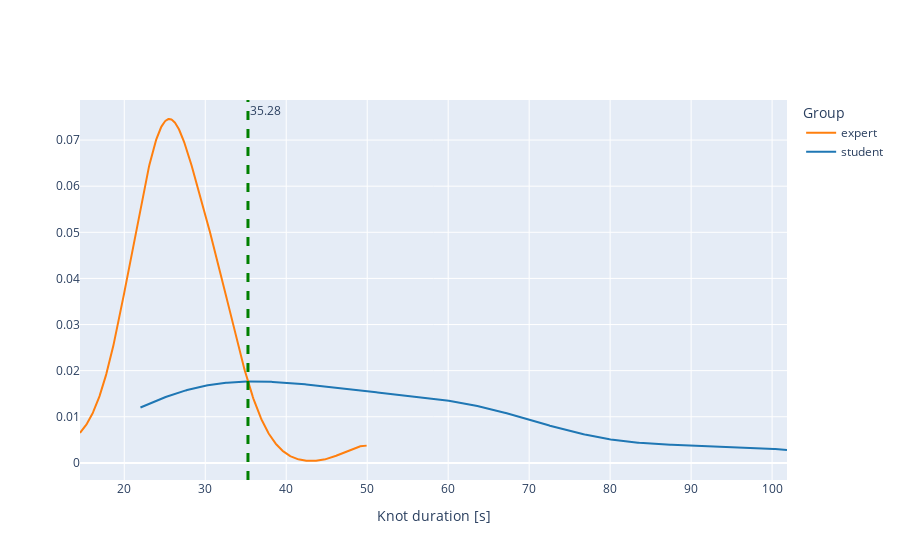

Notebook cell for this chart:
### Code cell
import plotly.figure_factory as ff
my_value = dfst[col_name].mean()


my_value = find_threshold(dfst, col_name)

def show_distplot(col_name, my_value, annotation_text="You"):
    fig = ff.create_distplot([dfst[dfst.level=="student"][col_name].dropna(), dfst[dfst.level=='expert'][col_name].dropna()], 
                             group_labels=['student', 'expert'], 
                             show_hist=False, 
                             show_rug=False, 
                             curve_type='kde', 
                             # histnorm='probability density'
                             histnorm='probability'
                             )
    # description of x-axis
    fig.update_xaxes(title_text=col_name)
    # legend
    fig.update_layout(legend_title_text='Group')
    # comparison_value
    fig.add_vline(x=my_value, line_width=3, line_dash="dash", line_color="green", annotation_text=annotation_text, annotation_position="top right")
    # arrow to my_value with text
    # fig.add_annotation(x=my_value, y=0.5, text="mean", showarrow=True, arrowhead=1)
    fig.show()
    
show_distplot(col_name, my_value, f"{my_value:.2f}")

### Figure 1 — Plotly figure (JSON) as saved in the notebook; plotly's stock layout.template omitted (floating-point values rounded to 4 significant figures; data arrays with more than 128 entries replaced by an {"elided": "..."} marker saying what was removed)
{"data": [{"legendgroup": "student", "marker": {"color": "rgb(31, 119, 180)"}, "mode": "lines", "name": "student", "showlegend": true, "x": {"elided": "500 float values"}, "xaxis": "x", "y": {"elided": "500 float values"}, "yaxis": "y", "type": "scatter"}, {"legendgroup": "expert", "marker": {"color": "rgb(255, 127, 14)"}, "mode": "lines", "name": "expert", "showlegend": true, "x": {"elided": "500 float values"}, "xaxis": "x", "y": {"elided": "500 float values"}, "yaxis": "y", "type": "scatter"}], "layout": {"barmode": "overlay", "hovermode": "closest", "legend": {"traceorder": "reversed", "title": {"text": "Group"}}, "xaxis": {"anchor": "y2", "domain": [0.0, 1.0], "zeroline": false, "title": {"text": "Knot duration [s]"}}, "yaxis": {"anchor": "free", "domain": [0.0, 1], "position": 0.0}, "shapes": [{"line": {"color": "green", "dash": "dash", "width": 3}, "type": "line", "x0": 35.28, "x1": 35.28, "xref": "x", "y0": 0, "y1": 1, "yref": "y domain"}], "annotations": [{"showarrow": false, "text": "35.28", "x": 35.28, "xanchor": "left", "xref": "x", "y": 1, "yanchor": "top", "yref": "y domain"}]}}
